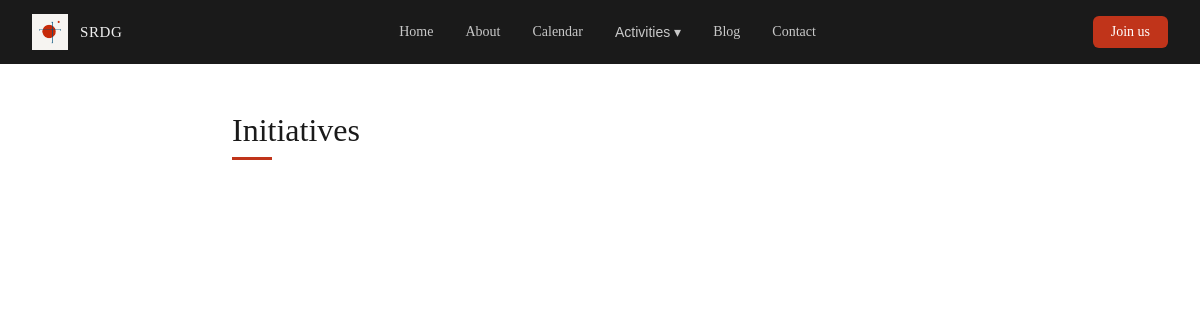
Page /initiatives/ on the earlier database version.
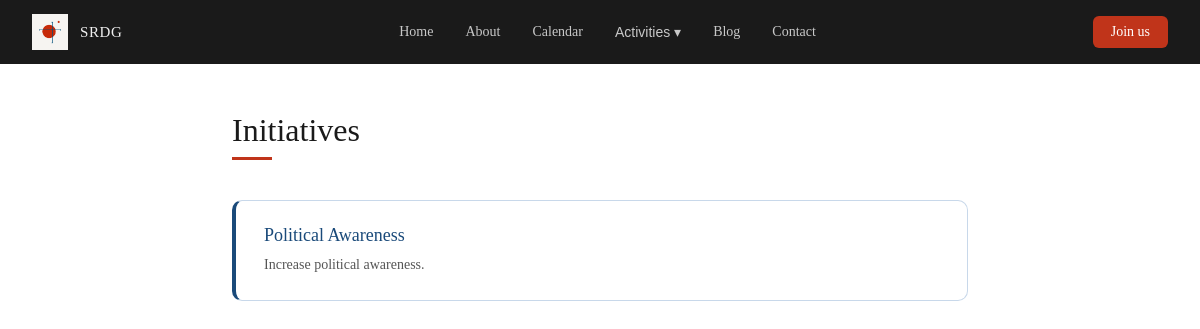
Same page on the later database version.
### pages/models.py (models this page shows, shortened)
class Initiative(models.Model):
    slug = models.SlugField(unique=True)
    title = models.CharField(max_length=100)
    description = models.CharField(max_length=1000)
    hidden = models.BooleanField(default=False)

### pages/views.py (the view)
# urls.py: path('initiatives/', views.InitiativeView.as_view(), name='initiatives'),
class InitiativeView(generic.ListView):
    model = Initiative
    template_name = 'pages/initiatives.html'
    context_object_name = 'initiatives'

### pages/templates/pages/initiatives.html
{% extends 'pages/base.html' %}
{% load static %}
{% block head %}
<link rel="stylesheet" href="{% static 'pages/styles/initiatives.css' %}">
{% endblock %}
{% block content %}
<div class="initiatives-page">
    <div class="initiatives-header">
        <h1>Initiatives</h1>
        <div class="underline"></div>
    </div>
    <div class="initiatives-list">
        {% for initiative in initiatives %}
        <div class="initiative-card">
            <a class="title" href="{% url 'initiative_detail' initiative.slug %}">{{ initiative.title }}</a>
            <p class="description">{{ initiative.description }}</p>
        </div>
        {% endfor %}
    </div>
</div>
{% endblock %}

### pages/templates/pages/base.html (shortened to what this page needs)
{% load static %}
<!DOCTYPE html>
<html>
    <head>
        <link rel="stylesheet" href="{% static 'pages/styles/base.css' %}">
        {% block head %}
        {% endblock %}
    </head>
    <body>
        <nav>
            <div class="nav-brand">
                <img src="{% static 'pages/images/SRDG-Logo.png' %}" alt="SRDG Logo" />
                <span>SRDG</span>
            </div>
            <div class="nav-links">
                <a href="{% url 'home' %}">Home</a>
                <a href="{% url 'about' %}">About</a>
                <a href="{% url 'calendar' %}">Calendar</a>
                <div class="dropdown">
                <button>Activities ▾</button>
                </div>
                <a href="{% url 'blog' %}">Blog</a>
                <a href="{% url 'contact' %}">Contact</a>
            </div>
            <a href="{% url 'signup' %}" class="btn-join">Join us</a>
        </nav>
    <div class="page-content">
        {% block content %}
        {% endblock %}
    </div>
    </body>
</html>

### pages/static/pages/styles/base.css (style rules this page uses)
:root { --color-whitebg: #F6F4F1; }
* { margin: 0; padding: 0; box-sizing: border-box; }
html, body { height: 100%; }
nav { display: flex; align-items: center; justify-content: space-between; background: #1a1a1a; padding: 0 2rem; height: 64px; }
.nav-brand { display: flex; align-items: center; gap: 12px; }
.nav-brand img { height: 36px; width: 36px; object-fit: contain; }
.nav-brand span { color: #f0f0f0; font-weight: 500; font-size: 15px; letter-spacing: 0.04em; }
.nav-links { display: flex; align-items: center; gap: 4px; }
.nav-links a { color: #c8c8c8; text-decoration: none; font-size: 14px; padding: 6px 14px; border-radius: 6px; }
.dropdown { position: relative; }
.dropdown button { background: none; border: none; cursor: pointer; color: #c8c8c8; font-size: 14px; padding: 6px 14px; border-radius: 6px; }
.btn-join { background: #c0341a; color: #fff; text-decoration: none; font-size: 14px; font-weight: 500; padding: 8px 18px; border-radius: 6px; }
.page-content { min-height: calc(100vh - 64px); display: flex; flex-direction: column; }

### pages/static/pages/styles/initiatives.css (style rules this page uses)
.initiatives-page { width: 100%; max-width: 800px; margin: 0 auto; padding: 3rem 2rem; }
.initiatives-header { margin-bottom: 2.5rem; }
.initiatives-header h1 { font-size: 32px; font-weight: 500; color: #1a1a1a; margin: 0 0 8px; }
.initiatives-header .underline { width: 40px; height: 3px; background: #c0341a; }
.initiatives-list { display: flex; flex-direction: column; gap: 16px; }
.initiative-card { background: #fff; border-radius: 10px; border: 0.5px solid #c8d8ea; border-left: 4px solid #1a4a7a; padding: 1.5rem 1.75rem; width: 100%; }
.initiative-card .title { font-size: 18px; font-weight: 500; color: #1a4a7a; text-decoration: none; display: block; margin-bottom: 8px; }
.initiative-card .description { font-size: 14px; color: #555; line-height: 1.6; margin: 0; }

Differences in the rows shown:
added Initiative: title "Political Awareness", description "Increase political awareness."
